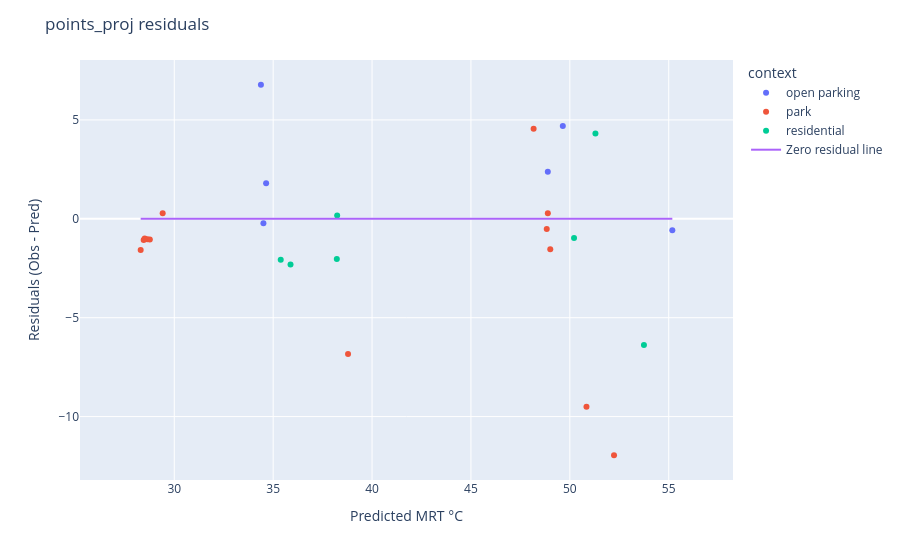

This figure's notebook cell:
### Code cell
# Scatter
fig = px.scatter(
    points_proj,
    x=pred,
    y=residuals,
    color="context",
    hover_data=["TG", "TA","wind_mean", "condition", "Instrument", "tg_corr", "MRT", "ID"],
)

# 1:1 line
fig.add_scatter(
    x=[pred.min(), pred.max()],
    y=[0, 0],
    mode="lines",
    name="Zero residual line"
)

fig.update_layout(
    xaxis_title="Predicted MRT °C",
    yaxis_title="Residuals (Obs - Pred)",
    title="points_proj residuals"
)

fig.update_yaxes(scaleanchor="x", scaleratio=1)

fig.show()

### Figure 1 — Plotly figure (JSON) as saved in the notebook; plotly's stock layout.template omitted (floating-point values rounded to 4 significant figures)
{"data": [{"customdata": [[31.6, 29.3, 0.47, "SHADOW", "T2 - TM-188D TENMARS ", 31.6, 36.44, 0], [32.6, 28.7, 0.45, "SHADOW", "T1 - Sper Scientific 800036 ", 30.51, 34.29, 1], [38.7, 30.1, 0.45, "SUN", "T2 - TM-188D TENMARS ", 38.7, 54.33, 2], [42.2, 28.9, 0.46, "SUN", "T1 - Sper Scientific 800036 ", 36.65, 51.27, 3], [33, 28.9, 0.45, "SHADOW", "T2 - TM-188D TENMARS ", 33, 41.16, 9], [39.4, 32.4, 0.61, "SUN", "T2 - TM-188D TENMARS ", 39.4, 54.61, 10]], "hovertemplate": "context=open parking<br>MRT_predicted=%{x}<br>y=%{y}<br>TG=%{customdata[0]}<br>TA=%{customdata[1]}<br>wind_mean=%{customdata[2]}<br>condition=%{customdata[3]}<br>Instrument=%{customdata[4]}<br>tg_corr=%{customdata[5]}<br>MRT=%{customdata[6]}<br>ID=%{customdata[7]}<extra></extra>", "legendgroup": "open parking", "marker": {"color": "#636efa", "symbol": "circle"}, "mode": "markers", "name": "open parking", "orientation": "v", "showlegend": true, "type": "scatter", "x": [34.64, 34.51, 49.65, 48.89, 34.38, 55.18], "xaxis": "x", "y": [1.797, -0.219, 4.69, 2.381, 6.778, -0.5766], "yaxis": "y"}, {"customdata": [[38, 30.7, 0.43, "SUN", "T1 - Sper Scientific 800036 ", 33.96, 40.28, 4], [40.9, 33, 0.45, "SUN", "T1 - Sper Scientific 800036 ", 35.82, 41.34, 5], [42.7, 30.2, 0.37, "SUN", "T1 - Sper Scientific 800036 ", 36.97, 48.32, 8], [39.6, 29.2, 0.69, "SUN", "T1 - Sper Scientific 800036 ", 34.99, 49.16, 11], [46.8, 34.6, 0.34, "SUN", "T1 - Sper Scientific 800036 ", 39.59, 47.47, 13], [34.8, 31.9, 0.26, "SHADOW", "T1 - Sper Scientific 800036 ", 31.92, 31.95, 15], [31.8, 30.3, 0.13, "SHADOW", "T1 - Sper Scientific 800036 ", 30.0, 29.7, 16], [30, 30.6, 0.06, "SHADOW", "T1 - Sper Scientific 800036 ", 28.85, 27.72, 18], [29.3, 30.8, 0.03, "SHADOW", "T1 - Sper Scientific 800036 ", 28.4, 27.38, 20], [28.9, 30.6, 0.01, "SHADOW", "T1 - Sper Scientific 800036 ", 28.15, 27.6, 21], [29.6, 30, 0.08, "SHADOW", "T1 - Sper Scientific 800036 ", 28.6, 27.51, 23], [29.7, 30.1, 0.2, "SHADOW", "T1 - Sper Scientific 800036 ", 28.66, 26.73, 24], [39.4, 30.1, 0.3, "SUN", "T2 - TM-188D TENMARS ", 39.4, 52.72, 25]], "hovertemplate": "context=park<br>MRT_predicted=%{x}<br>y=%{y}<br>TG=%{customdata[0]}<br>TA=%{customdata[1]}<br>wind_mean=%{customdata[2]}<br>condition=%{customdata[3]}<br>Instrument=%{customdata[4]}<br>tg_corr=%{customdata[5]}<br>MRT=%{customdata[6]}<br>ID=%{customdata[7]}<extra></extra>", "legendgroup": "park", "marker": {"color": "#EF553B", "symbol": "circle"}, "mode": "markers", "name": "park", "orientation": "v", "showlegend": true, "type": "scatter", "x": [52.23, 50.84, 48.83, 48.89, 49.01, 38.79, 29.41, 28.76, 28.45, 28.64, 28.5, 28.3, 48.17], "xaxis": "x", "y": [-11.96, -9.501, -0.517, 0.2749, -1.54, -6.84, 0.2851, -1.046, -1.076, -1.033, -0.9915, -1.574, 4.547], "yaxis": "y"}, {"customdata": [[34.4, 32.4, 0.45, "SHADOW", "T2 - TM-188D TENMARS ", 34.4, 38.41, 6], [38.6, 34, 0.46, "SUN", "T2 - TM-188D TENMARS ", 38.6, 47.36, 7], [32.5, 30.4, 0.35, "SHADOW", "T2 - TM-188D TENMARS ", 32.5, 36.19, 12], [41.1, 31.5, 0.34, "SUN", "T2 - TM-188D TENMARS ", 41.1, 55.6, 14], [32.5, 31.3, 0.07, "SHADOW", "T2 - TM-188D TENMARS ", 32.5, 33.31, 17], [43.7, 33.5, 0.06, "SUN", "T2 - TM-188D TENMARS ", 43.7, 49.24, 19], [33.1, 30.9, 0.01, "SHADOW", "T2 - TM-188D TENMARS ", 33.1, 33.56, 22]], "hovertemplate": "context=residential<br>MRT_predicted=%{x}<br>y=%{y}<br>TG=%{customdata[0]}<br>TA=%{customdata[1]}<br>wind_mean=%{customdata[2]}<br>condition=%{customdata[3]}<br>Instrument=%{customdata[4]}<br>tg_corr=%{customdata[5]}<br>MRT=%{customdata[6]}<br>ID=%{customdata[7]}<extra></extra>", "legendgroup": "residential", "marker": {"color": "#00cc96", "symbol": "circle"}, "mode": "markers", "name": "residential", "orientation": "v", "showlegend": true, "type": "scatter", "x": [38.24, 53.75, 38.22, 51.29, 35.38, 50.21, 35.88], "xaxis": "x", "y": [0.1705, -6.382, -2.027, 4.307, -2.068, -0.9721, -2.315], "yaxis": "y"}, {"mode": "lines", "name": "Zero residual line", "type": "scatter", "x": [28.3, 55.18], "y": [0, 0]}], "layout": {"legend": {"title": {"text": "context"}, "tracegroupgap": 0}, "margin": {"t": 60}, "title": {"text": "points_proj residuals"}, "xaxis": {"anchor": "y", "domain": [0, 1], "title": {"text": "Predicted MRT °C"}}, "yaxis": {"anchor": "x", "domain": [0, 1], "scaleanchor": "x", "scaleratio": 1, "title": {"text": "Residuals (Obs - Pred)"}}}}
